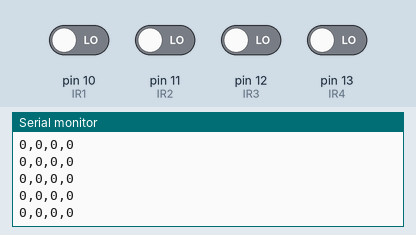
A sketch run on a simulated Arduino Uno, built with avr-gcc and run on an emulated ATmega328P. On the bench: the last lines printed to the serial monitor. The inputs (shaded band) are chosen by the test bench; at power-on: pin 10 (IR1), pin 11 (IR2), pin 12 (IR3), pin 13 (IR4) LOW.

Above: at 1.2 s.
1.3 s: pin 10 (IR1) driven HIGH
At 2.0 s:
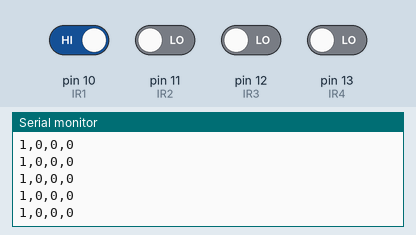
4.3 s: pin 11 (IR2) driven HIGH
At 4.9 s:
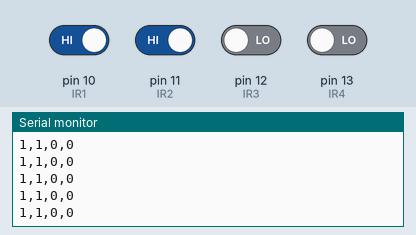
5.8 s: pin 12 (IR3) driven HIGH
At 6.7 s:
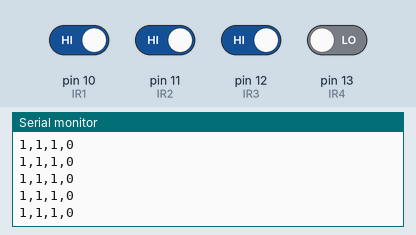
8.8 s: pin 13 (IR4) driven HIGH
At 9.4 s:
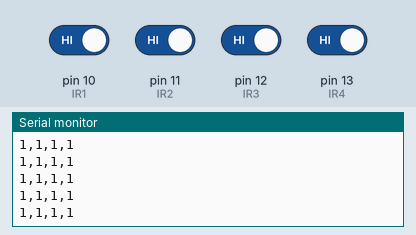
11.8 s: pin 10 (IR1) driven LOW
At 12.6 s:
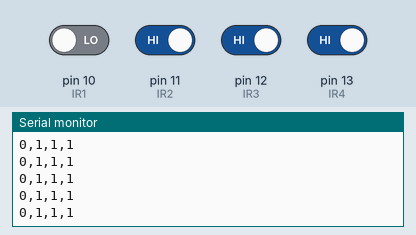
14.8 s: pin 11 (IR2) driven LOW
At 15.3 s:
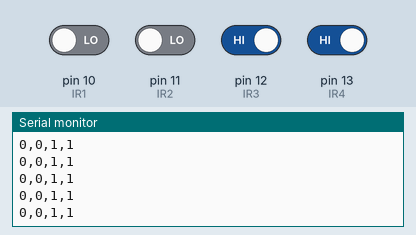

The sketch:

TestIR.ino
```cpp
#define IR1 10
#define IR2 11
#define IR3 12
#define IR4 13

void setup()
{

    Serial.begin(9600);

    pinMode(IR1, INPUT);
    pinMode(IR2, INPUT);
    pinMode(IR3, INPUT);
    pinMode(IR4, INPUT);

}

void loop()
{
    Serial.print(digitalRead(IR1));Serial.print(",");
    Serial.print(digitalRead(IR2));Serial.print(",");
    Serial.print(digitalRead(IR3));Serial.print(",");
    Serial.print(digitalRead(IR4));Serial.println(" ");
}
```

Measured:
- after the input at 1.3 s, the serial monitor: prints a new line after 0.07 s (image 1)
- after the input at 4.3 s, the serial monitor: prints a new line after 0.07 s (image 2)
- after the input at 5.8 s, the serial monitor: prints a new line after 0.07 s (image 3)
- after the input at 8.8 s, the serial monitor: prints a new line after 0.07 s (image 4)
- after the input at 11.8 s, the serial monitor: prints a new line after 0.08 s (image 5)
- after the input at 14.8 s, the serial monitor: prints a new line after 0.07 s (image 6)
